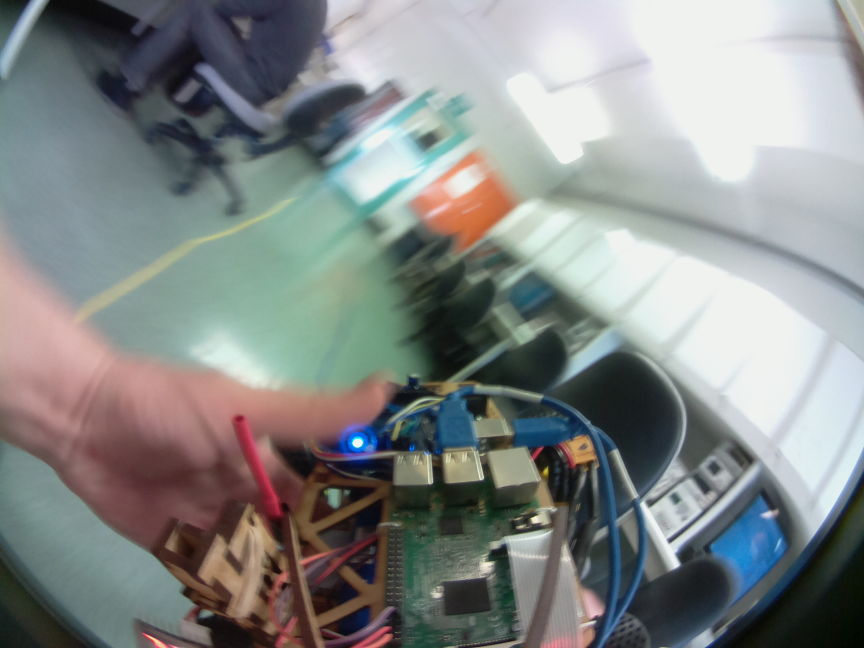
#> input picture test_image_0.jpg, 2592 x 1944 px, given in place of test_image_test_image_0.jpg.jpg, which was not available (shown at 1/3 size)
$ python edgetest.py
#> lines starting #> are read from the running program, lines starting #| are printed output that depends on the picture; after the words box and inside, x2 and y2 are one past the last pixel; in counts of white or black regions, pixels touching at a corner belong together; pictures that were not available may be replaced by others from this repository, and a replacement may not be noted
import numpy as np
import cv2
import config
import time

def chromaticity(image):
    B = image[:, :, 0].astype(np.uint16)
    G = image[:, :, 1].astype(np.uint16)
    R = image[:, :, 2].astype(np.uint16)
    Y = 255.0 / (B + G + R)
    b = (B * Y).astype(np.uint8)
    g = (G * Y).astype(np.uint8)
    r = (R * Y).astype(np.uint8)
    return cv2.merge((b,g,r))

def colour_threshold(image, low, high):
    return cv2.inRange(image, np.array(low), np.array(high))

def callback(x):
    pass

def auto_canny(image, sigma=0.30):
	v = np.median(image)
	lower = int(max(0, (1.0 - sigma) * v))
	upper = int(min(255, (1.0 + sigma) * v))
	return cv2.Canny(image, lower, upper)

while True:
    # load image
    n = raw_input("image number: ")
#> the answer given: test_image_0.jpg
    raw_im = cv2.imread("test_image_%s.jpg" % n)
#> raw_im is the input picture: shape (1944, 2592, 3); mean B, G, R 135.8, 137, 132.9
    # make image smaller
    h, w = raw_im.shape[:2]
#> h = 1944; w = 2592
    raw_im = cv2.resize(raw_im, (w/2, h/2), interpolation = cv2.INTER_LINEAR)
#> raw_im: shape (972, 1296, 3)
    h, w = raw_im.shape[:2]
#> h = 972; w = 1296
    # extract ROI
    raw_im = raw_im[int(0.4*h):int(0.55*h), int(0.1*w):int(0.9*w)]
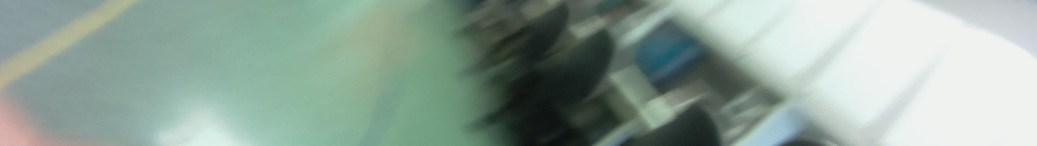
#> raw_im: shape (146, 1037, 3); mean B, G, R 153.5, 164.2, 144.7
    h, w = raw_im.shape[:2]
#> h = 146; w = 1037

    im = raw_im.copy()

    # colour chromaticity
    chroma = np.power(chromaticity(im).astype(np.uint16), 2)
#> in chromaticity, `R = image[:, :, 2].astype(np.uint16)`:
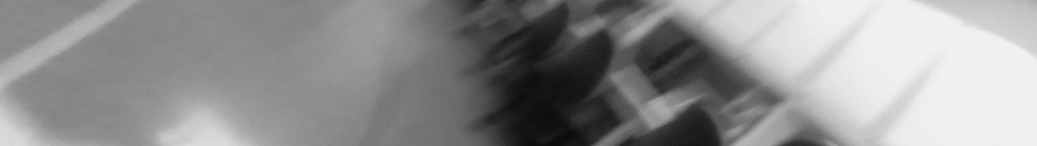
#> R: shape (146, 1037) uint16; min 11, max 241, mean 144.7
#> in chromaticity, `r = (R * Y).astype(np.uint8)`:
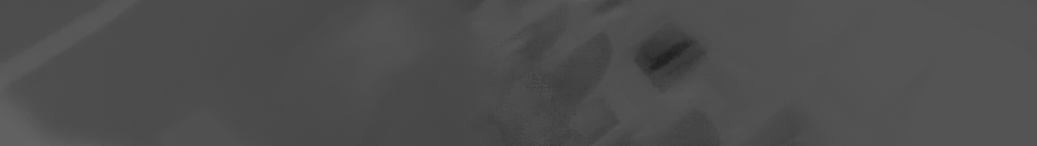
#> r: shape (146, 1037); min 31, max 99, mean 77.9
    chroma = (chroma / (255)).astype(np.uint8)
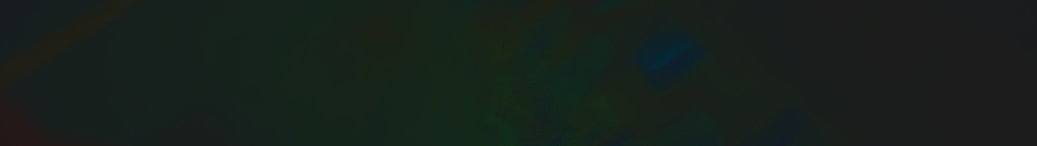
#> chroma: shape (146, 1037, 3); mean B, G, R 27.4, 32.5, 23.4
    cv2.imshow("chroma", chroma)
    chromaGray = cv2.cvtColor(chroma, cv2.COLOR_BGR2GRAY)
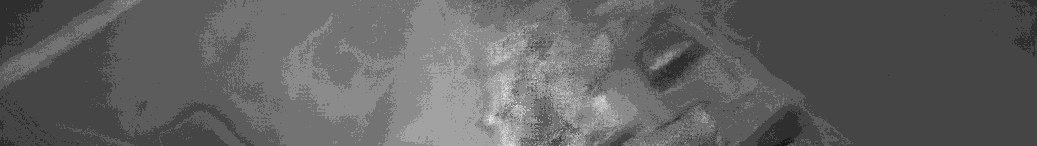
#> chromaGray: shape (146, 1037); min 25, max 36, mean 29.2; drawn with min black and max white
    # cv2.imshow("Gray", chromaGray)
    # edge detection
    edges = auto_canny(chroma)
#> in auto_canny, `v = np.median(image)`: v = 27
#> in auto_canny, `lower = int(max(0, (1.0 - sigma) * v))`: lower = 18
#> in auto_canny, `upper = int(min(255, (1.0 + sigma) * v))`: upper = 35
#> in auto_canny, `return cv2.Canny(image, lower, upper)`:
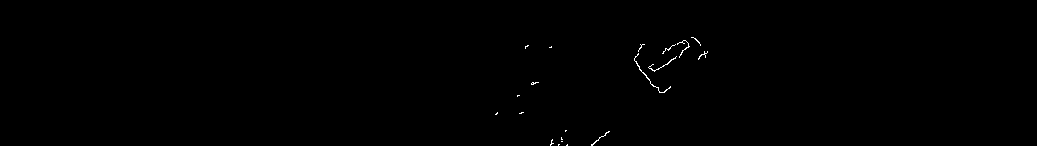
#> returned value: shape (146, 1037); 0.22% white in thin lines or dots, all inside (x1, y1, x2, y2) = (495, 37, 708, 146)
    cv2.imshow("edges", edges)
    kernel = cv2.getStructuringElement(cv2.MORPH_RECT,(12,12))
    dilation = cv2.dilate(edges,kernel,iterations = 1)
#> dilation: shape (146, 1037); 3.4% white; 8 white regions, largest, box (x1, y1, x2, y2) and area: (629, 32, 714, 99) 3086, (545, 125, 574, 146) 457, (512, 77, 545, 103) 437
    kernel2 = cv2.getStructuringElement(cv2.MORPH_RECT, (4,4))
    erode = cv2.erode(dilation,kernel,iterations = 1)
#> erode: shape (146, 1037); 0.69% white; 10 white regions (7 under 20 px), largest, box (x1, y1, x2, y2) and area: (635, 38, 709, 94) 875, (551, 138, 569, 146) 81, (592, 132, 611, 146) 43
    erode = cv2.erode(erode,kernel2,iterations = 1)
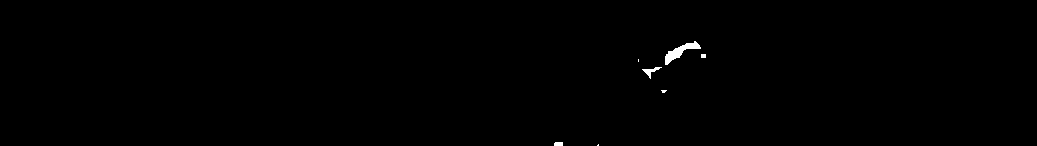
#> erode: shape (146, 1037); 0.29% white; 7 white regions (3 under 20 px), largest, box (x1, y1, x2, y2) and area: (665, 41, 701, 65) 291, (642, 67, 662, 79) 77, (554, 142, 563, 146) 35, (701, 54, 706, 58) 20
    cv2.imshow("dilated", dilation)
    cv2.imshow("eroded", erode)
    if cv2.waitKey() & 0xFF == 27:
#> (key Esc is pressed here)
        break

cv2.destroyAllWindows()

$ run again, on test_image_12.jpg
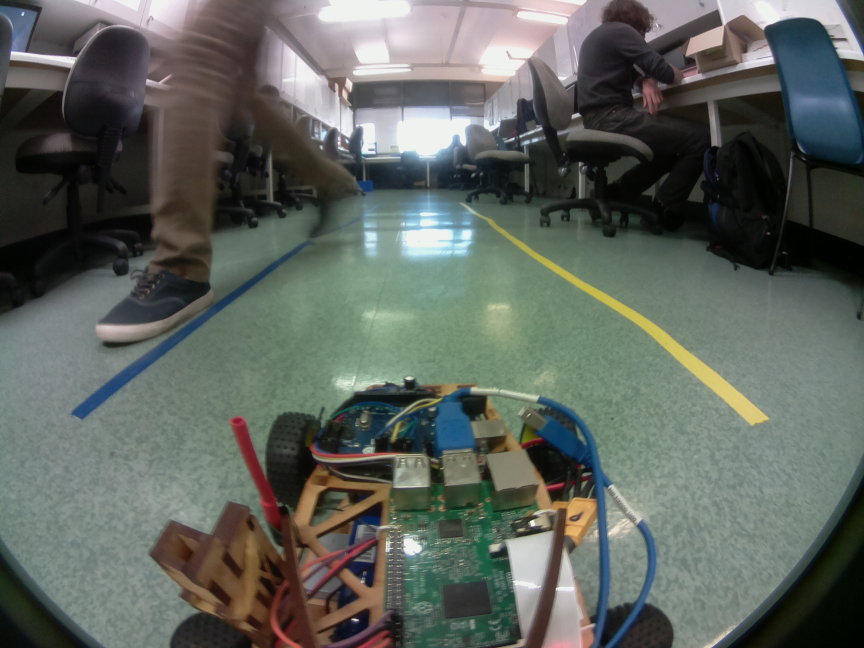
#> input picture test_image_12.jpg, 2592 x 1944 px, given in place of test_image_test_image_12.jpg.jpg, which was not available (shown at 1/3 size)
#> raw_im is the input picture: shape (1944, 2592, 3); mean B, G, R 94.4, 100.9, 95
#> `chromaGray = cv2.cvtColor(chroma, cv2.COLOR_BGR2GRAY)`:
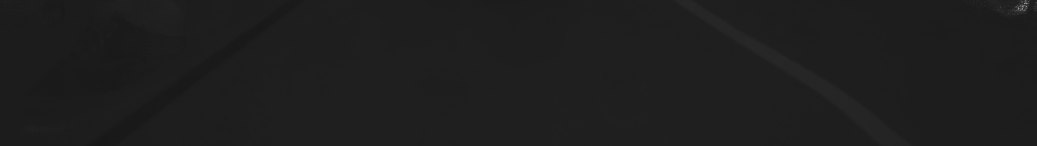
#> chromaGray: shape (146, 1037); min 24, max 150, mean 30
#> v = 26
#> lower = 18
#> upper = 33
#> dilation: shape (146, 1037); 17.4% white; 8 white regions, largest, box (x1, y1, x2, y2) and area: (666, 0, 919, 146) 7874, (60, 0, 194, 104) 6930, (79, 0, 312, 146) 6882
#> `erode = cv2.erode(erode,kernel2,iterations = 1)`:
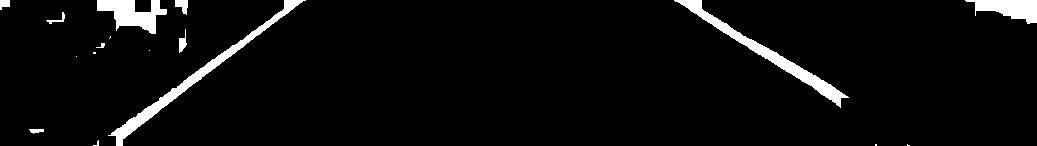
#> erode: shape (146, 1037); 4.4% white; 17 white regions (7 under 20 px), largest, box (x1, y1, x2, y2) and area: (108, 0, 306, 146) 2013, (674, 0, 849, 108) 1959, (97, 0, 167, 34) 1268
